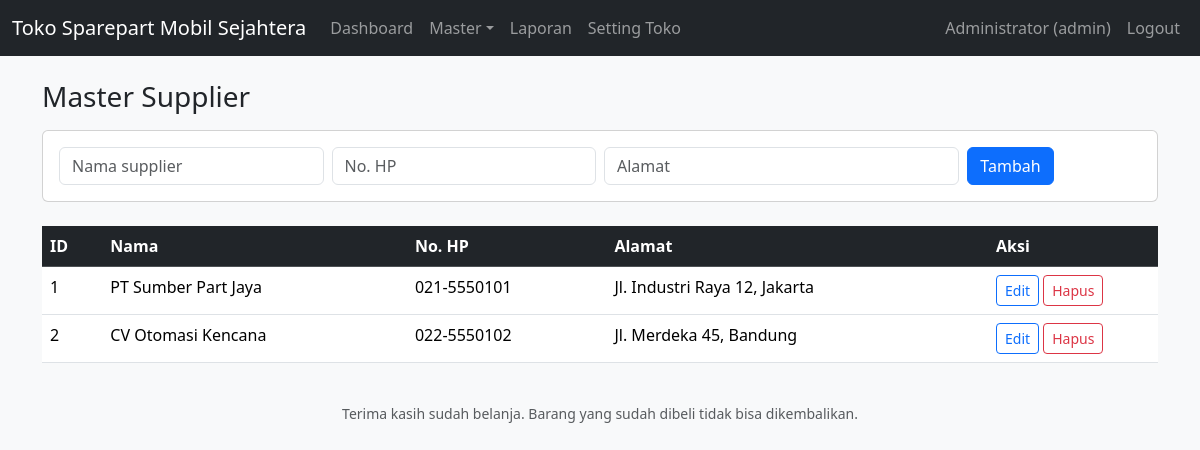
The page /admin/supplier.php (signed in) on the database its author committed.
### tables this page shows
CREATE TABLE supplier (
  id INT AUTO_INCREMENT PRIMARY KEY,
  nama VARCHAR(100) NOT NULL,
  no_telp VARCHAR(20),
  alamat TEXT
);

### config/db.php (called while the page is built, shortened)
<?php
try {
    $DB = new PDO(
        'mysql:host=' . DB_HOST . ';dbname=' . DB_NAME . ';charset=utf8mb4',
        DB_USER,
        DB_PASS,
        [PDO::ATTR_ERRMODE => PDO::ERRMODE_EXCEPTION]
    );
} catch (PDOException $e) {
    die('Koneksi database gagal: ' . $e->getMessage()
        . ' — pastikan database sudah diimpor lewat database.sql');
}
function db() {
    global $DB;
    return $DB;
}
function e($teks) {
    return htmlspecialchars((string)$teks, ENT_QUOTES, 'UTF-8');
}

### admin/supplier.php (the view, shortened to what this page needs)
<?php
require_once __DIR__ . '/../config/db.php';
$edit = null;
$daftar = db()->query('SELECT * FROM supplier ORDER BY id')->fetchAll();
require __DIR__ . '/../includes/header.php';
?>
<h3 class="mb-3">Master Supplier</h3>
<div class="card mb-4">
  <div class="card-body">
    <form method="post" class="row g-2">
      <div class="col-md-3"><input name="nama" class="form-control" placeholder="Nama supplier" required value="<?= e($edit['nama'] ?? '') ?>"></div>
      <div class="col-md-3"><input name="no_telp" class="form-control" placeholder="No. HP" value="<?= e($edit['no_telp'] ?? '') ?>"></div>
      <div class="col-md-4"><input name="alamat" class="form-control" placeholder="Alamat" value="<?= e($edit['alamat'] ?? '') ?>"></div>
      <div class="col-md-2">
        <button class="btn btn-primary me-1"><?= $edit ? 'Simpan' : 'Tambah' ?></button>
      </div>
    </form>
  </div>
</div>
<table class="table table-hover bg-white">
  <tr class="table-dark"><th>ID</th><th>Nama</th><th>No. HP</th><th>Alamat</th><th style="width:170px">Aksi</th></tr>
  <?php foreach ($daftar as $s): ?>
  <tr>
    <td><?= (int)$s['id'] ?></td>
    <td><?= e($s['nama']) ?></td>
    <td><?= e($s['no_telp']) ?></td>
    <td><?= e($s['alamat']) ?></td>
    <td>
      <a class="btn btn-sm btn-outline-primary" href="supplier.php?edit=<?= (int)$s['id'] ?>">Edit</a>
      <form method="post" class="d-inline" onsubmit="return confirm('Hapus supplier ini?')">
        <button class="btn btn-sm btn-outline-danger">Hapus</button>
      </form>
    </td>
  </tr>
  <?php endforeach; ?>
</table>
<?php require __DIR__ . '/../includes/footer.php'; ?>

### rows shown on the page
supplier: id "1", nama "PT Sumber Part Jaya", no_telp "021-5550101", alamat "Jl. Industri Raya 12, Jakarta"
supplier: id "2", nama "CV Otomasi Kencana", no_telp "022-5550102", alamat "Jl. Merdeka 45, Bandung"

### other values the page prints
$toko['nama_toko'] "Toko Sparepart Mobil Sejahtera"
$u['nama'] "Administrator"
$u['role'] "admin"
info_toko()['footer_struk'] "Terima kasih sudah belanja. Barang yang sudah dibeli tidak bisa dikembalikan."
